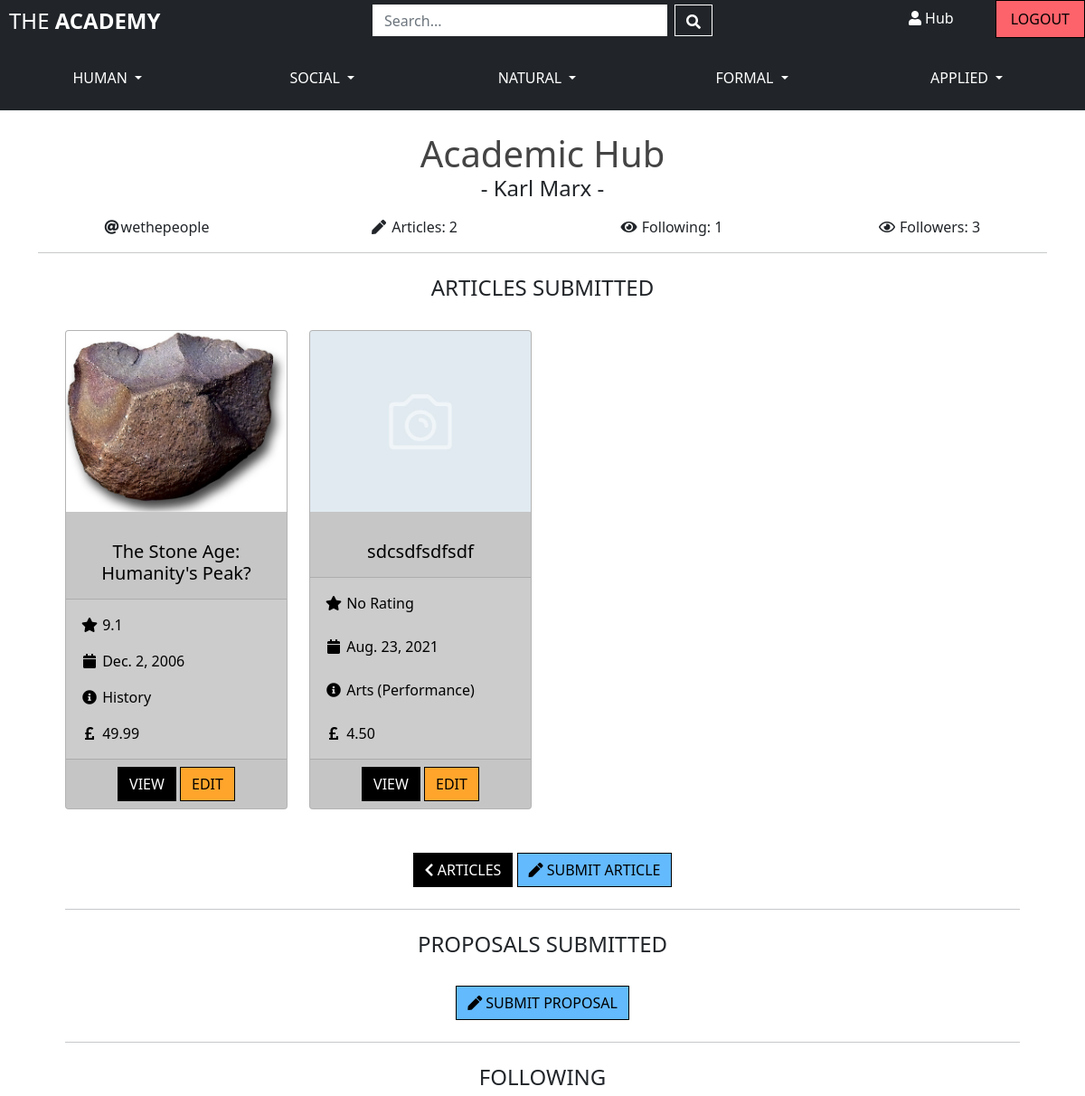
The page /academics/3 (signed in, upper part) on the database as committed earlier.
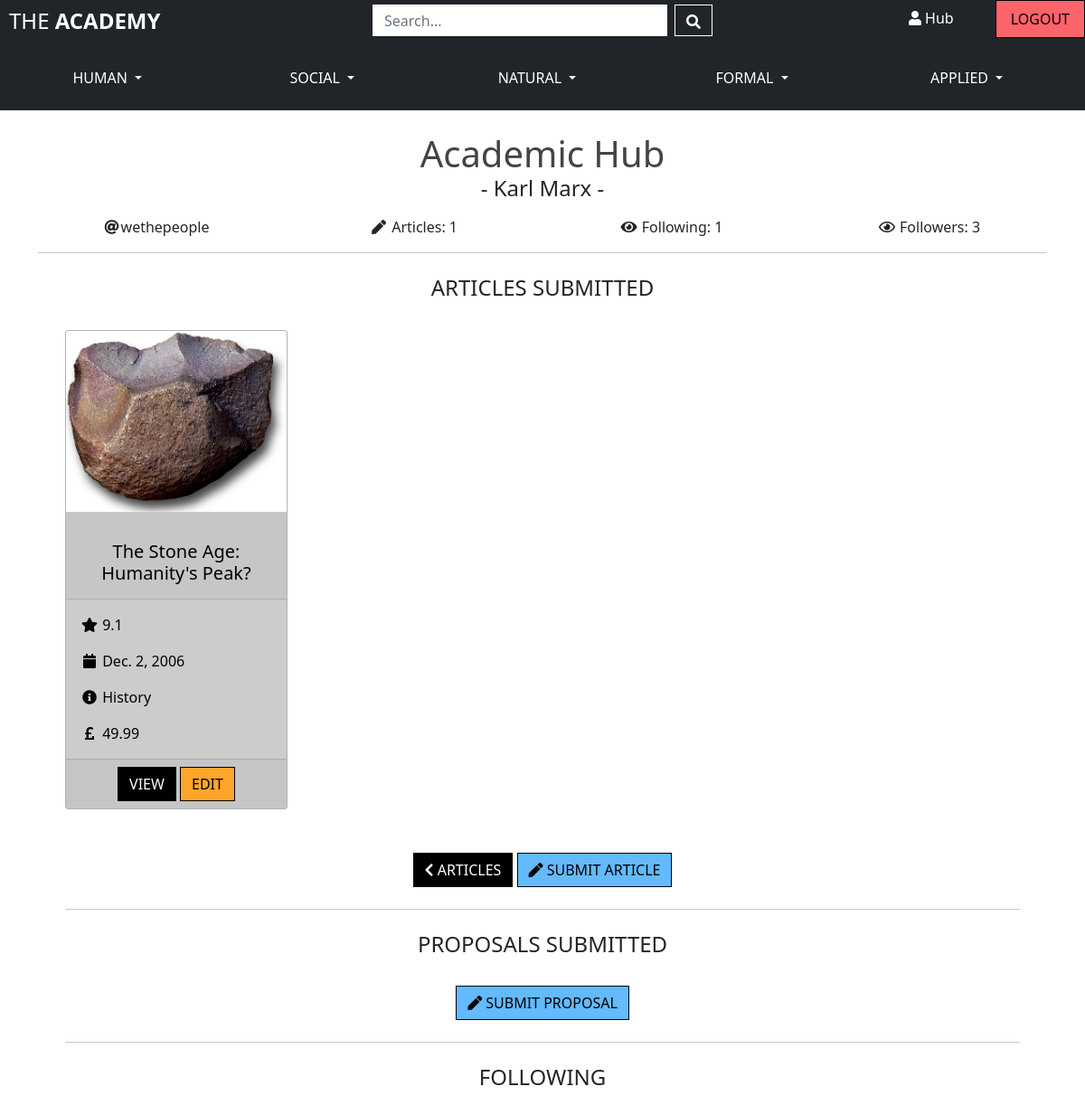
The same page on the database as committed later.
### academics/models.py (models this page shows, shortened)
class Academic(models.Model):
    user = models.OneToOneField(User, on_delete=models.CASCADE,
                                related_name='academic', null=True)
    name = models.CharField(max_length=70)
    username = models.CharField(max_length=15)
    default_email = models.EmailField(max_length=254, blank=True)
    default_phone_number = models.CharField(max_length=20, blank=True)
    default_street_address1 = models.CharField(max_length=80, blank=True)
    default_street_address2 = models.CharField(max_length=80, blank=True)
    default_town_or_city = models.CharField(max_length=40, blank=True)
    default_county = models.CharField(max_length=80, blank=True)
    default_postcode = models.CharField(max_length=20, blank=True)
    default_country = CountryField(blank_label='Country', blank=True)
    about = models.TextField()
    level = models.DecimalField(max_digits=4, decimal_places=1, null=True, blank=True)
    image = models.ImageField(default='/media/noimage.jpeg', blank=True)
    following = models.ManyToManyField('self', symmetrical=False, blank=True)
    class Meta:
        ordering = ['name']

### articles/models.py (models this page shows, shortened)
class Article(models.Model):
    proposal = models.BooleanField(default=False)
    title = models.CharField(max_length=200)
    authors = models.ManyToManyField(Academic)  # ['Einstein', 'Tesla', etc.]
    subjects = models.ManyToManyField(Subject)  # ['history', 'maths', etc.]
    article = models.FileField(upload_to='uploads/')  # Article itself
    date = models.DateField()
    summary = models.TextField()
    rating = models.DecimalField(max_digits=2, decimal_places=1,
                                 null=True, blank=True)
    price = models.DecimalField(max_digits=6, decimal_places=2)
    image = models.ImageField(default='/media/noimage.jpeg', blank=True)
    stakers = models.DecimalField(max_digits=6, decimal_places=0, default=0,
                                  null=True, blank=True)
    class Meta:
        ordering = ['title']

class Subject(models.Model):
    subject_name = models.CharField(max_length=200, null=False, blank=False)
    friendly_name = models.CharField(max_length=200, null=False, blank=True)
    class ScienceArea(models.TextChoices):
        HUMAN = 'HU', _('Human')
        SOCIAL = 'SO', _('Social')
        NATURAL = 'NA', _('Natural')
        FORMAL = 'FO', _('Formal')
        APPLIED = 'AP', _('Applied')
    science = models.CharField(
        max_length=2,
        choices=ScienceArea.choices,
        blank=False,
    )
    class Meta:
        ordering = ['subject_name']

### academics/views.py (the view)
# urls.py: path('<int:academic_id>', views.academic_profile, name='academic_profile'),
def academic_profile(request, academic_id):
    academic = get_object_or_404(Academic, pk=academic_id)
    if request.method == 'POST':
        form = AcademicProfileForm(request.POST, request.FILES,
                                   instance=academic)
        if form.is_valid():
            form.save()
            messages.success(request, f'Profile updated, {academic.name}')
        else:
            messages.error(request, 'Profile not updated. Please check form!')
    else:
        form = AcademicProfileForm(instance=academic)
    followers = academic.academic_set.all()  # List of followers
    follower_count = followers.count()  # Number of followers
    orders = academic.orders.all()  # List of orders
    articles = academic.article_set.all()  # List of articles submitted
    template = 'academics/academic_profile.html'
    context = {
        'academic': academic,
        'form': form,
        'followers': followers,
        'follower_count': follower_count,
        'articles': articles,
        'orders': orders,
        'on_profile': True,  # To avoid showing shopping bag in success toast
    }
    return render(request, template, context)

### bag/contexts.py (called while the page is built, shortened)
def bag_contents(request):
    bag_articles = []
    bag_total = 0
    article_count = 0
    bag = request.session.get('bag', {})
    context = {
        'bag_articles': bag_articles,
        'bag_total': bag_total,
        'article_count': article_count,
    }
    return context

### academics/templates/academics/academic_profile.html (shortened to what this page needs)
{% extends "base.html" %}
{% load static %}
{% block page_header %}
<div class="container">
    <div class="row">
        <h1 id="header" class="text-center text-capitalize mt-4 mb-0 pb-0">{% if user.username == academic.username %}Academic Hub{% else %}{{ academic.name }}{% endif %}</h1>
        <div class="text-center mt-0 pt-0">
            {% if user.username == academic.username %}
                <h4>- {{ academic.name }} -</h4>
            {% endif %}
        </div>
    </div>
    <div class="row">
        <div class="col-sm-12 col-md-3 mt-2 text-center">
            <p><i class="fas fa-at fa-fw"></i>{{ academic.username }}</p>
        </div>
        <div class="col-sm-12 col-md-3 mt-2 text-center">
            <p> <i class="fas fa-pen fa-fw"></i> Articles: {{ academic.article_set.all.count }}</p>
        </div>
        <div class="col-sm-12 col-md-3 mt-2 text-center">
            <p><i class="fas fa-eye fa-fw"></i> Following: {{ academic.following.all.count }}</p>
        </div>
        <div class="col-sm-12 col-md-3 mt-2 text-center">
            <p><i class="far fa-eye fa-fw"></i> Followers: {{ follower_count }}</p>
        </div>
    </div>
    <hr class="py-0 my-0">
</div>
{% endblock %}
{% block content %}
    <div id="main-content" class="container">
        {% if user.username == academic.username %}
            {% include 'includes/articles.html' %}
            {% include 'includes/proposals.html' %}
            {% include 'includes/following.html' %}
        {% endif %}
        </div>
{% endblock %}

### academics/templates/includes/articles.html
<div class="row">
    <h4 class="text-center mt-4">ARTICLES SUBMITTED</h4>
</div>
<div class="row mt-4">
    {% if articles|length == 0 %}
        <h6 class="text-center my-4">No articles submitted yet!</h6>
    {% else %}
        {% for article in articles %}
            {% if article.proposal is False %}
                <div class="col-sm-6 col-md-6 col-lg-4 col-xl-3 pb-5">
                    <div class="card h-100 article">
                        {% if article.image %}
                            <a class="article-img" href="{% url 'article_detail_profile' article.id %}">
                                <img class="card-img-top" src="{{ article.image.url }}"  alt="{{ article.name }}">
                            </a>
                        {% else %}
                            <a class="article-img" href="{% url 'article_detail_profile' article.id %}">
                                <img class="card-img-top" src="{{ MEDIA_URL }}noimage.png" alt="{{ article.name }}">
                            </a>
                        {% endif %}
                        <div class="card-header">
                            <a href="{% url 'article_detail_profile' article.id %}">
                                <h5 class="card-title text-center"><a href="{% url 'article_detail_profile' article.id %}">{{ article.title }}</a></h5>
                            </a>
                        </div>
                        <div class="card-body">
                            <p class="card-text"><i class="fas fa-star fa-fw"></i>
                                {% if article.rating %}
                                    {{ article.rating }}
                                {% else %}
                                    No Rating
                                {% endif %}
                            </p>
                            <p class="card-text"><i class="fas fa-calendar fa-fw"></i> {{ article.date }}</p>
                            <p>
                                {% for subject in article.subjects.all %}
                                    <a href="{% url 'articles' %}?subject={{ subject.subject_name }}" class="card-text text-capitalize"><i class="fas fa-info-circle fa-fw"></i> {{ subject.friendly_name }}</a>
                                {% endfor %}
                            </p>
                            <p class="card-text"><i class="fas fa-pound-sign fa-fw"></i> {{ article.price}}</p>
                        </div>
                        <div class="card-footer text-center">
                            <a href="{% url 'article_detail_profile' article.id %}" class="btn btn-black">VIEW</a>
                            <a href="{% url 'edit_article' article.id %}" class="btn btn-orange">EDIT</a>
                        </div>
                    </div>
                </div>
            {% endif %}
        {% endfor %}
    {% endif %}
    <div class="text-center mb-4">
        <a class="btn btn-black" href="{% url 'articles' %}">
            <i class="fas fa-chevron-left"></i>
            Articles
        </a>
        <a class="btn btn-blue" href="{% url 'add_article' %}">
            <i class="fas fa-pen"></i>
            Submit Article
        </a>
    </div>
</div>

Rows that differ between the two databases and show on the page:
removed Article: image (placeholder picture), title "sdcsdfsdfsdf", shows "No Rating", date "Aug. 23, 2021", price "4.50"
no longer on this page (row unchanged): Subject: friendly_name "Arts (Performance)", shown under "sdcsdfsdfsdf"
computed for Academic "Karl Marx": article_set.all.count "2" → "1"
